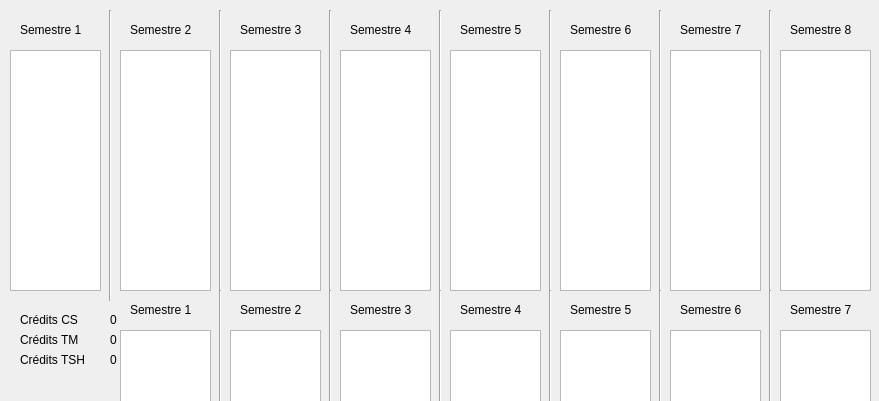
<?xml version="1.0" encoding="UTF-8"?>
<ui version="4.0">
 <class>choixprevisionnel</class>
 <widget class="QDialog" name="choixprevisionnel">
  <property name="geometry">
   <rect>
    <x>0</x>
    <y>0</y>
    <width>879</width>
    <height>401</height>
   </rect>
  </property>
  <property name="windowTitle">
   <string>Dialog</string>
  </property>
  <widget class="Line" name="line">
   <property name="geometry">
    <rect>
     <x>100</x>
     <y>10</y>
     <width>20</width>
     <height>291</height>
    </rect>
   </property>
   <property name="orientation">
    <enum>Qt::Vertical</enum>
   </property>
  </widget>
  <widget class="QListWidget" name="uv">
   <property name="geometry">
    <rect>
     <x>10</x>
     <y>50</y>
     <width>91</width>
     <height>241</height>
    </rect>
   </property>
  </widget>
  <widget class="QLabel" name="label">
   <property name="geometry">
    <rect>
     <x>20</x>
     <y>20</y>
     <width>81</width>
     <height>20</height>
    </rect>
   </property>
   <property name="text">
    <string>Semestre 1</string>
   </property>
  </widget>
  <widget class="QListWidget" name="uv_2">
   <property name="geometry">
    <rect>
     <x>120</x>
     <y>50</y>
     <width>91</width>
     <height>241</height>
    </rect>
   </property>
  </widget>
  <widget class="Line" name="line_2">
   <property name="geometry">
    <rect>
     <x>210</x>
     <y>10</y>
     <width>20</width>
     <height>291</height>
    </rect>
   </property>
   <property name="orientation">
    <enum>Qt::Vertical</enum>
   </property>
  </widget>
  <widget class="QLabel" name="label_2">
   <property name="geometry">
    <rect>
     <x>130</x>
     <y>20</y>
     <width>81</width>
     <height>20</height>
    </rect>
   </property>
   <property name="text">
    <string>Semestre 2</string>
   </property>
  </widget>
  <widget class="Line" name="line_3">
   <property name="geometry">
    <rect>
     <x>430</x>
     <y>10</y>
     <width>20</width>
     <height>291</height>
    </rect>
   </property>
   <property name="orientation">
    <enum>Qt::Vertical</enum>
   </property>
  </widget>
  <widget class="QListWidget" name="uv_3">
   <property name="geometry">
    <rect>
     <x>340</x>
     <y>50</y>
     <width>91</width>
     <height>241</height>
    </rect>
   </property>
  </widget>
  <widget class="QLabel" name="label_3">
   <property name="geometry">
    <rect>
     <x>350</x>
     <y>20</y>
     <width>81</width>
     <height>20</height>
    </rect>
   </property>
   <property name="text">
    <string>Semestre 4</string>
   </property>
  </widget>
  <widget class="QListWidget" name="uv_4">
   <property name="geometry">
    <rect>
     <x>230</x>
     <y>50</y>
     <width>91</width>
     <height>241</height>
    </rect>
   </property>
  </widget>
  <widget class="Line" name="line_4">
   <property name="geometry">
    <rect>
     <x>320</x>
     <y>10</y>
     <width>20</width>
     <height>291</height>
    </rect>
   </property>
   <property name="orientation">
    <enum>Qt::Vertical</enum>
   </property>
  </widget>
  <widget class="QLabel" name="label_4">
   <property name="geometry">
    <rect>
     <x>240</x>
     <y>20</y>
     <width>81</width>
     <height>20</height>
    </rect>
   </property>
   <property name="text">
    <string>Semestre 3</string>
   </property>
  </widget>
  <widget class="Line" name="line_5">
   <property name="geometry">
    <rect>
     <x>650</x>
     <y>10</y>
     <width>20</width>
     <height>291</height>
    </rect>
   </property>
   <property name="orientation">
    <enum>Qt::Vertical</enum>
   </property>
  </widget>
  <widget class="QListWidget" name="uv_5">
   <property name="geometry">
    <rect>
     <x>560</x>
     <y>50</y>
     <width>91</width>
     <height>241</height>
    </rect>
   </property>
  </widget>
  <widget class="QLabel" name="label_5">
   <property name="geometry">
    <rect>
     <x>570</x>
     <y>20</y>
     <width>81</width>
     <height>20</height>
    </rect>
   </property>
   <property name="text">
    <string>Semestre 6</string>
   </property>
  </widget>
  <widget class="QListWidget" name="uv_6">
   <property name="geometry">
    <rect>
     <x>450</x>
     <y>50</y>
     <width>91</width>
     <height>241</height>
    </rect>
   </property>
  </widget>
  <widget class="Line" name="line_6">
   <property name="geometry">
    <rect>
     <x>540</x>
     <y>10</y>
     <width>20</width>
     <height>291</height>
    </rect>
   </property>
   <property name="orientation">
    <enum>Qt::Vertical</enum>
   </property>
  </widget>
  <widget class="QLabel" name="label_6">
   <property name="geometry">
    <rect>
     <x>460</x>
     <y>20</y>
     <width>81</width>
     <height>20</height>
    </rect>
   </property>
   <property name="text">
    <string>Semestre 5</string>
   </property>
  </widget>
  <widget class="QListWidget" name="uv_7">
   <property name="geometry">
    <rect>
     <x>780</x>
     <y>50</y>
     <width>91</width>
     <height>241</height>
    </rect>
   </property>
  </widget>
  <widget class="QLabel" name="label_7">
   <property name="geometry">
    <rect>
     <x>790</x>
     <y>20</y>
     <width>81</width>
     <height>20</height>
    </rect>
   </property>
   <property name="text">
    <string>Semestre 8</string>
   </property>
  </widget>
  <widget class="QListWidget" name="uv_8">
   <property name="geometry">
    <rect>
     <x>670</x>
     <y>50</y>
     <width>91</width>
     <height>241</height>
    </rect>
   </property>
  </widget>
  <widget class="Line" name="line_8">
   <property name="geometry">
    <rect>
     <x>760</x>
     <y>10</y>
     <width>20</width>
     <height>291</height>
    </rect>
   </property>
   <property name="orientation">
    <enum>Qt::Vertical</enum>
   </property>
  </widget>
  <widget class="QLabel" name="label_8">
   <property name="geometry">
    <rect>
     <x>680</x>
     <y>20</y>
     <width>81</width>
     <height>20</height>
    </rect>
   </property>
   <property name="text">
    <string>Semestre 7</string>
   </property>
  </widget>
  <widget class="QLabel" name="label_9">
   <property name="geometry">
    <rect>
     <x>20</x>
     <y>310</y>
     <width>81</width>
     <height>20</height>
    </rect>
   </property>
   <property name="text">
    <string>Crédits CS</string>
   </property>
  </widget>
  <widget class="QLabel" name="label_10">
   <property name="geometry">
    <rect>
     <x>110</x>
     <y>310</y>
     <width>31</width>
     <height>20</height>
    </rect>
   </property>
   <property name="text">
    <string>0</string>
   </property>
  </widget>
  <widget class="QLabel" name="label_11">
   <property name="geometry">
    <rect>
     <x>110</x>
     <y>330</y>
     <width>31</width>
     <height>20</height>
    </rect>
   </property>
   <property name="text">
    <string>0</string>
   </property>
  </widget>
  <widget class="QLabel" name="label_12">
   <property name="geometry">
    <rect>
     <x>20</x>
     <y>330</y>
     <width>81</width>
     <height>20</height>
    </rect>
   </property>
   <property name="text">
    <string>Crédits TM</string>
   </property>
  </widget>
  <widget class="QLabel" name="label_13">
   <property name="geometry">
    <rect>
     <x>110</x>
     <y>350</y>
     <width>31</width>
     <height>20</height>
    </rect>
   </property>
   <property name="text">
    <string>0</string>
   </property>
  </widget>
  <widget class="QLabel" name="label_14">
   <property name="geometry">
    <rect>
     <x>20</x>
     <y>350</y>
     <width>81</width>
     <height>20</height>
    </rect>
   </property>
   <property name="text">
    <string>Crédits TSH</string>
   </property>
  </widget>
  <widget class="QListWidget" name="uv_9">
   <property name="geometry">
    <rect>
     <x>560</x>
     <y>330</y>
     <width>91</width>
     <height>241</height>
    </rect>
   </property>
  </widget>
  <widget class="Line" name="line_7">
   <property name="geometry">
    <rect>
     <x>210</x>
     <y>290</y>
     <width>20</width>
     <height>291</height>
    </rect>
   </property>
   <property name="orientation">
    <enum>Qt::Vertical</enum>
   </property>
  </widget>
  <widget class="QLabel" name="label_15">
   <property name="geometry">
    <rect>
     <x>900</x>
     <y>300</y>
     <width>81</width>
     <height>20</height>
    </rect>
   </property>
   <property name="text">
    <string>Semestre 8</string>
   </property>
  </widget>
  <widget class="QLabel" name="label_16">
   <property name="geometry">
    <rect>
     <x>790</x>
     <y>300</y>
     <width>81</width>
     <height>20</height>
    </rect>
   </property>
   <property name="text">
    <string>Semestre 7</string>
   </property>
  </widget>
  <widget class="Line" name="line_9">
   <property name="geometry">
    <rect>
     <x>650</x>
     <y>290</y>
     <width>20</width>
     <height>291</height>
    </rect>
   </property>
   <property name="orientation">
    <enum>Qt::Vertical</enum>
   </property>
  </widget>
  <widget class="Line" name="line_10">
   <property name="geometry">
    <rect>
     <x>870</x>
     <y>290</y>
     <width>20</width>
     <height>291</height>
    </rect>
   </property>
   <property name="orientation">
    <enum>Qt::Vertical</enum>
   </property>
  </widget>
  <widget class="QLabel" name="label_17">
   <property name="geometry">
    <rect>
     <x>220</x>
     <y>590</y>
     <width>31</width>
     <height>20</height>
    </rect>
   </property>
   <property name="text">
    <string>0</string>
   </property>
  </widget>
  <widget class="QListWidget" name="uv_10">
   <property name="geometry">
    <rect>
     <x>120</x>
     <y>330</y>
     <width>91</width>
     <height>241</height>
    </rect>
   </property>
  </widget>
  <widget class="QListWidget" name="uv_11">
   <property name="geometry">
    <rect>
     <x>450</x>
     <y>330</y>
     <width>91</width>
     <height>241</height>
    </rect>
   </property>
  </widget>
  <widget class="QLabel" name="label_18">
   <property name="geometry">
    <rect>
     <x>680</x>
     <y>300</y>
     <width>81</width>
     <height>20</height>
    </rect>
   </property>
   <property name="text">
    <string>Semestre 6</string>
   </property>
  </widget>
  <widget class="QListWidget" name="uv_12">
   <property name="geometry">
    <rect>
     <x>780</x>
     <y>330</y>
     <width>91</width>
     <height>241</height>
    </rect>
   </property>
  </widget>
  <widget class="QLabel" name="label_19">
   <property name="geometry">
    <rect>
     <x>570</x>
     <y>300</y>
     <width>81</width>
     <height>20</height>
    </rect>
   </property>
   <property name="text">
    <string>Semestre 5</string>
   </property>
  </widget>
  <widget class="QLabel" name="label_20">
   <property name="geometry">
    <rect>
     <x>220</x>
     <y>610</y>
     <width>31</width>
     <height>20</height>
    </rect>
   </property>
   <property name="text">
    <string>0</string>
   </property>
  </widget>
  <widget class="QListWidget" name="uv_13">
   <property name="geometry">
    <rect>
     <x>340</x>
     <y>330</y>
     <width>91</width>
     <height>241</height>
    </rect>
   </property>
  </widget>
  <widget class="QLabel" name="label_21">
   <property name="geometry">
    <rect>
     <x>130</x>
     <y>610</y>
     <width>81</width>
     <height>20</height>
    </rect>
   </property>
   <property name="text">
    <string>Crédits TM</string>
   </property>
  </widget>
  <widget class="QLabel" name="label_22">
   <property name="geometry">
    <rect>
     <x>220</x>
     <y>630</y>
     <width>31</width>
     <height>20</height>
    </rect>
   </property>
   <property name="text">
    <string>0</string>
   </property>
  </widget>
  <widget class="Line" name="line_11">
   <property name="geometry">
    <rect>
     <x>320</x>
     <y>290</y>
     <width>20</width>
     <height>291</height>
    </rect>
   </property>
   <property name="orientation">
    <enum>Qt::Vertical</enum>
   </property>
  </widget>
  <widget class="QLabel" name="label_23">
   <property name="geometry">
    <rect>
     <x>130</x>
     <y>300</y>
     <width>81</width>
     <height>20</height>
    </rect>
   </property>
   <property name="text">
    <string>Semestre 1</string>
   </property>
  </widget>
  <widget class="QLabel" name="label_24">
   <property name="geometry">
    <rect>
     <x>240</x>
     <y>300</y>
     <width>81</width>
     <height>20</height>
    </rect>
   </property>
   <property name="text">
    <string>Semestre 2</string>
   </property>
  </widget>
  <widget class="QLabel" name="label_25">
   <property name="geometry">
    <rect>
     <x>130</x>
     <y>590</y>
     <width>81</width>
     <height>20</height>
    </rect>
   </property>
   <property name="text">
    <string>Crédits CS</string>
   </property>
  </widget>
  <widget class="Line" name="line_12">
   <property name="geometry">
    <rect>
     <x>430</x>
     <y>290</y>
     <width>20</width>
     <height>291</height>
    </rect>
   </property>
   <property name="orientation">
    <enum>Qt::Vertical</enum>
   </property>
  </widget>
  <widget class="QLabel" name="label_26">
   <property name="geometry">
    <rect>
     <x>350</x>
     <y>300</y>
     <width>81</width>
     <height>20</height>
    </rect>
   </property>
   <property name="text">
    <string>Semestre 3</string>
   </property>
  </widget>
  <widget class="Line" name="line_13">
   <property name="geometry">
    <rect>
     <x>760</x>
     <y>290</y>
     <width>20</width>
     <height>291</height>
    </rect>
   </property>
   <property name="orientation">
    <enum>Qt::Vertical</enum>
   </property>
  </widget>
  <widget class="QLabel" name="label_27">
   <property name="geometry">
    <rect>
     <x>460</x>
     <y>300</y>
     <width>81</width>
     <height>20</height>
    </rect>
   </property>
   <property name="text">
    <string>Semestre 4</string>
   </property>
  </widget>
  <widget class="QLabel" name="label_28">
   <property name="geometry">
    <rect>
     <x>130</x>
     <y>630</y>
     <width>81</width>
     <height>20</height>
    </rect>
   </property>
   <property name="text">
    <string>Crédits TSH</string>
   </property>
  </widget>
  <widget class="QListWidget" name="uv_14">
   <property name="geometry">
    <rect>
     <x>230</x>
     <y>330</y>
     <width>91</width>
     <height>241</height>
    </rect>
   </property>
  </widget>
  <widget class="QListWidget" name="uv_15">
   <property name="geometry">
    <rect>
     <x>670</x>
     <y>330</y>
     <width>91</width>
     <height>241</height>
    </rect>
   </property>
  </widget>
  <widget class="QListWidget" name="uv_16">
   <property name="geometry">
    <rect>
     <x>890</x>
     <y>330</y>
     <width>91</width>
     <height>241</height>
    </rect>
   </property>
  </widget>
  <widget class="Line" name="line_14">
   <property name="geometry">
    <rect>
     <x>540</x>
     <y>290</y>
     <width>20</width>
     <height>291</height>
    </rect>
   </property>
   <property name="orientation">
    <enum>Qt::Vertical</enum>
   </property>
  </widget>
 </widget>
 <resources/>
 <connections/>
</ui>
